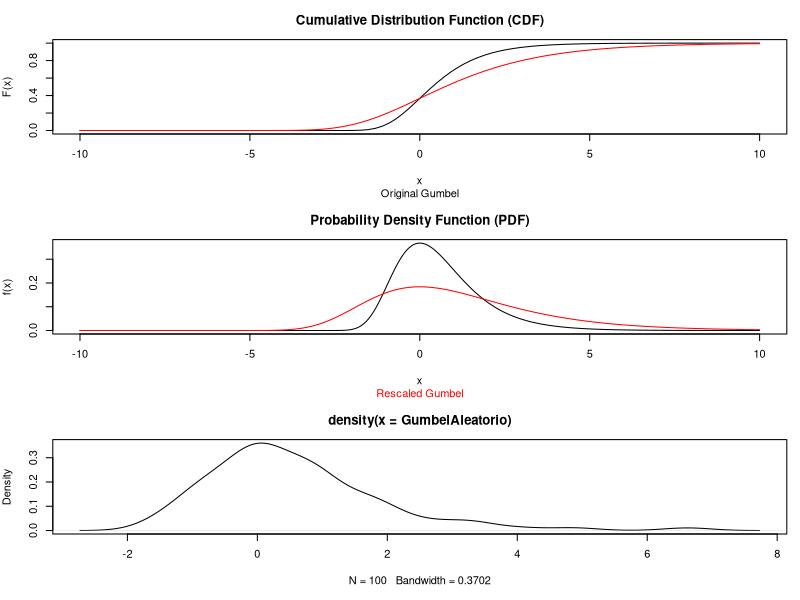
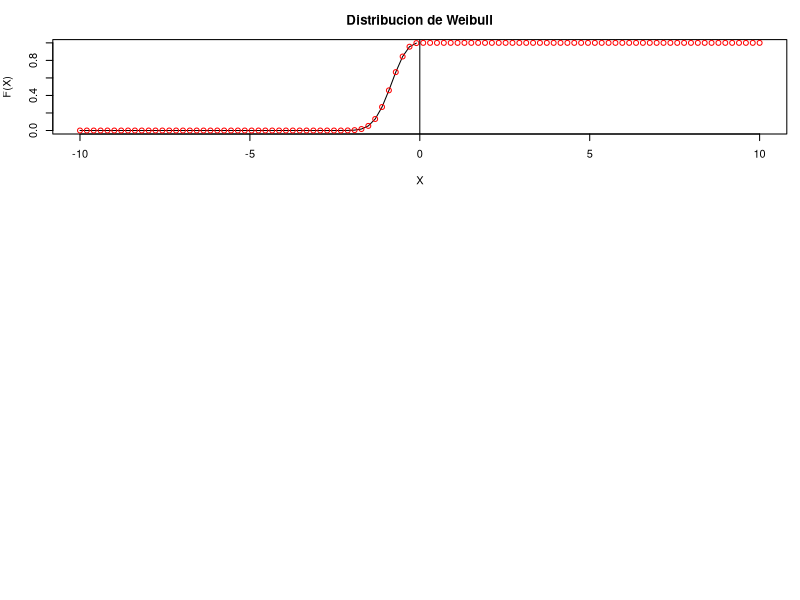
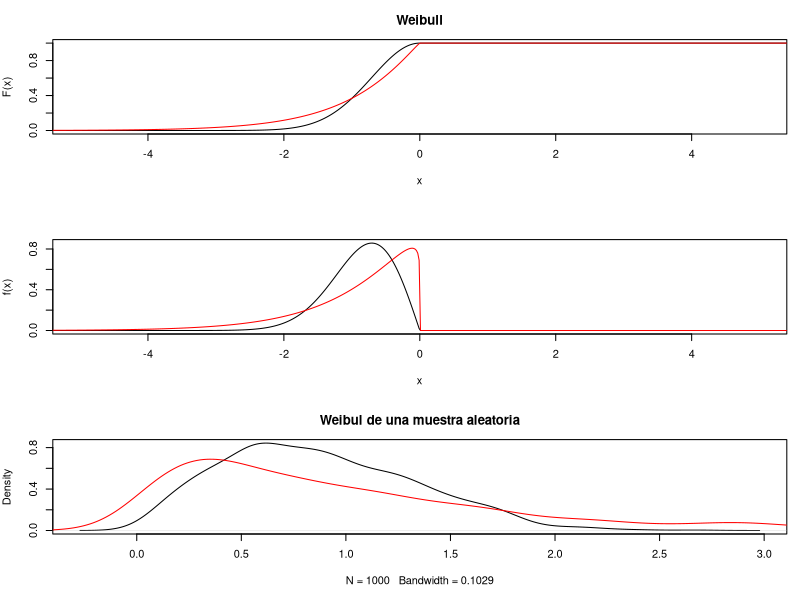
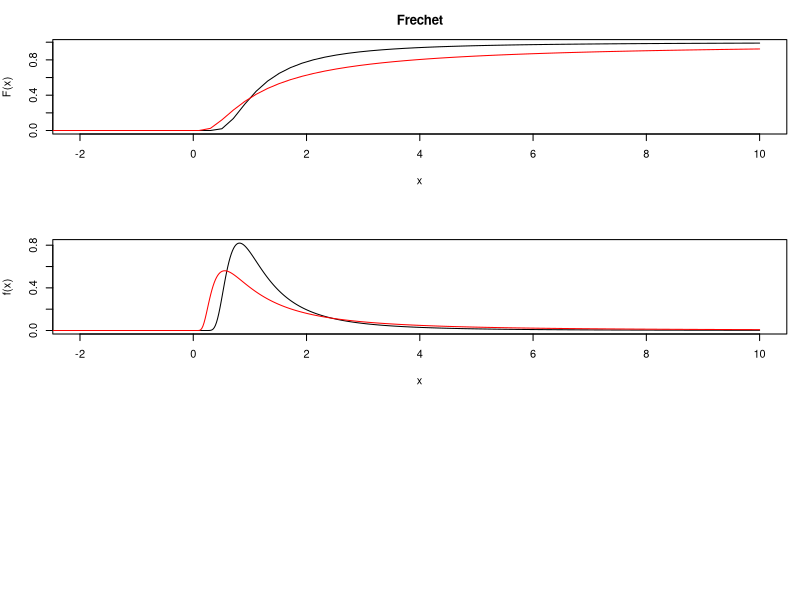

These figures' R source, in order:
## ---- chunk 1
library(evd)
## ---- chunk 2
# Define the sequence of x values
x_aux <- seq(-10, 10, length = 1000)

# Set up the plotting layout
par(mfrow = c(3, 1), mar = c(5, 4, 3, 1))

# Plot the cumulative distribution function (CDF) of the Gumbel distribution
plot(seq(-10, 10, length = 100), pgumbel(q = seq(-10, 10, length = 100), loc = 0, scale = 1), 
     xlim = c(-10, 10), type = "l", ylab = "F(x)", xlab = "x", main = "Cumulative Distribution Function (CDF)")
lines(seq(-10, 10, length = 100), pgumbel(q = seq(-10, 10, length = 100), loc = 0, scale = 2), col = "red")
title(main ="", sub = "Original Gumbel")

# Plot the probability density function (PDF) of the Gumbel distribution
plot(x_aux, dgumbel(x = x_aux, loc = 0, scale = 1, log = FALSE), xlim = c(-10, 10), type = "l", 
     ylab = "f(x)", xlab = "x", main = "Probability Density Function (PDF)")
lines(x_aux, dgumbel(x = x_aux, loc = 0, scale = 2, log = FALSE), col = "red")
title(main = "")

# Add subtitles to each plot
title(main = "", sub = "Rescaled Gumbel", col.main = "red", col.sub = "red")
## ---- chunk 3
# Podemos simular 100 datos aleatorios de una distribución Gumbel
GumbelAleatorio<-rgumbel(100)
plot(density(GumbelAleatorio))
## ---- chunk 4
-digamma(1) # Constante de Euler-Mascheroni
## ---- chunk 5
mean(rgumbel(1000))
## ---- chunk 6
sd(rgumbel(1000))
## ---- chunk 7
x_aux<-seq(-10, 10, length=100)
alpha<- 2.6 # definimos un alfa cualquiera (>0)
plot(x_aux, exp(-(-x_aux)^alpha), type="l", log="", ylab="F(X)", xlab="X", main="Distribucion de Weibull") # recordemos que la definimos para X<0, luego vale 1
points(x_aux, 1-pweibull(-x_aux, shape=alpha, scale=1), col="red")
abline(v=0)
## ---- chunk 8
#Veamos ahora la forma de un par de distribuciones cambiando el parámetro de orden (α
#), que en la función pweibull de R se nombra como shape y que define el orden de la distribución.
x_aux<- seq(-10,10, length=1000)
par(mfrow=c(3,1), mar=c(5,4,3,1))
plot(x_aux, 1-pweibull(q=-x_aux, shape=2, scale=1) ,xlim=c(-5,5), type="l", ylab="F(x)", xlab="x", main="Weibull")
lines(x_aux, 1-pweibull(q=-x_aux, shape=1.1, scale=1), col="red")

plot(x_aux, dweibull(x=-x_aux, shape=2, scale=1, log = FALSE) ,xlim=c(-5,5), type="l", ylab="f(x)", xlab="x")
lines(x_aux, dweibull(x=-x_aux, shape=1.1, scale=1, log = FALSE), col="red")
## ---- chunk 9
#
randomWeibull1<-rweibull(1000, shape=2)
randomWeibull2<-rweibull(1000, shape=1.1)

plot(density(randomWeibull1), main="Weibul de una muestra aleatoria")
lines(density(randomWeibull2),col="red")
## ---- chunk 10
x_aux<- seq(-10,10, length=1000)

par(mfrow=c(3,1), mar=c(5,4,3,1))
plot(seq(-10,10,length=100), pfrechet(q=seq(-10,10,length=100), shape=2, scale=1) ,xlim=c(-2,10), type="l", ylab="F(x)", xlab="x", main="Frechet")
lines(seq(-10,10,length=100), pfrechet(q=seq(-10,10,length=100), shape=1.1, scale=1),col= "red")

plot(x_aux, dfrechet(x=x_aux, shape=2, scale=1, log = FALSE) ,xlim=c(-2,10), type="l", ylab="f(x)", xlab="x")
lines(x_aux, dfrechet(x=x_aux, shape=1.1, scale=1, log = FALSE), col="red")
